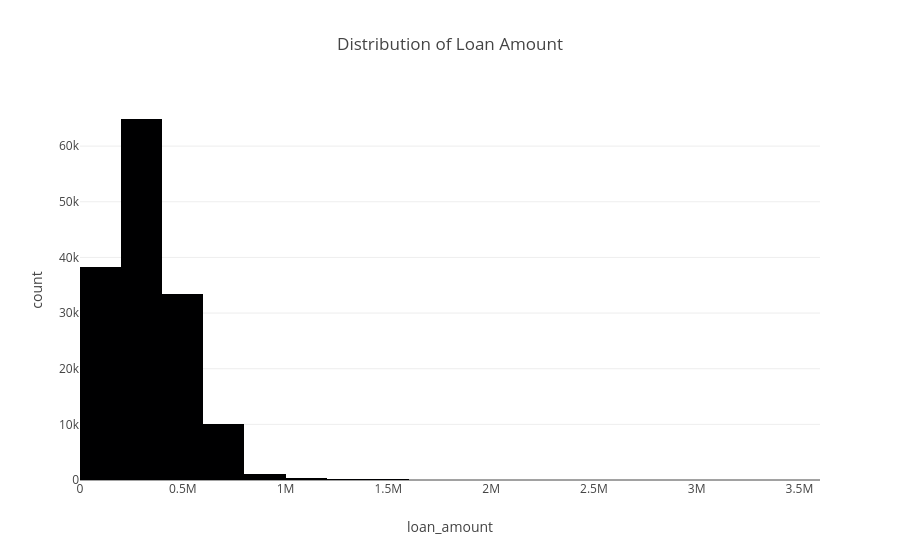

Notebook code cell kept with this figure:
### Code cell
### Loan Amount
### The most common loan amount

fig = px.histogram(
    df,
    x = "loan_amount",
    nbins = 30,
    title = "Distribution of Loan Amount"

)

fig.show()

### Figure 1 — Plotly figure (JSON) as saved in the notebook; plotly's stock layout.template omitted (floating-point values rounded to 4 significant figures; data arrays with more than 128 entries replaced by an {"elided": "..."} marker saying what was removed)
{"data": [{"bingroup": "x", "hovertemplate": "loan_amount=%{x}<br>count=%{y}<extra></extra>", "legendgroup": "", "marker": {"color": "#000001", "pattern": {"shape": ""}}, "name": "", "nbinsx": 30, "orientation": "v", "showlegend": false, "type": "histogram", "x": {"elided": "148670 int values"}, "xaxis": "x", "yaxis": "y"}], "layout": {"barmode": "relative", "legend": {"tracegroupgap": 0}, "title": {"text": "Distribution of Loan Amount"}, "xaxis": {"anchor": "y", "domain": [0, 1], "title": {"text": "loan_amount"}}, "yaxis": {"anchor": "x", "domain": [0, 1], "title": {"text": "count"}}}}
